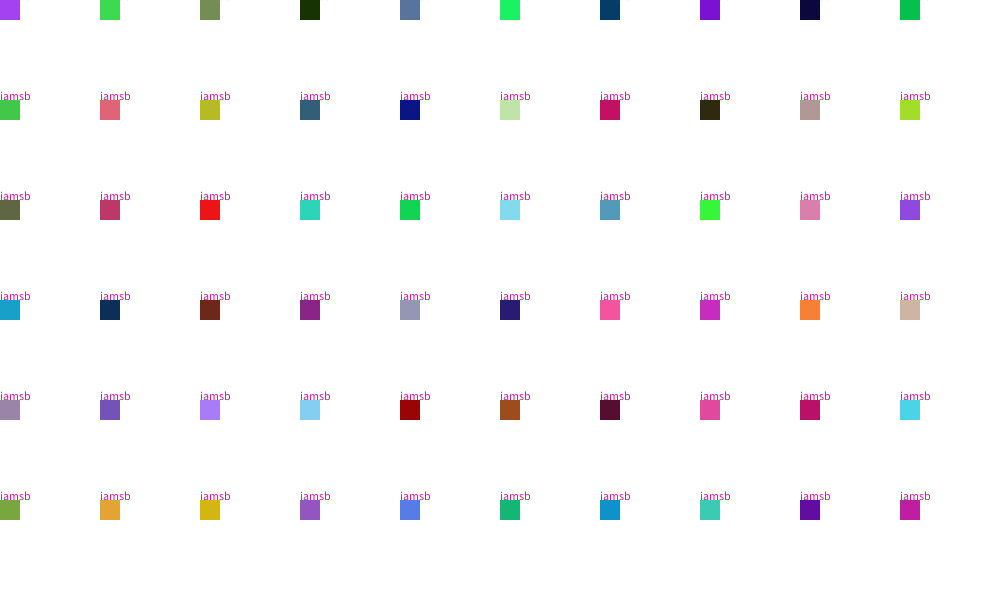
Frame 1 (no input)
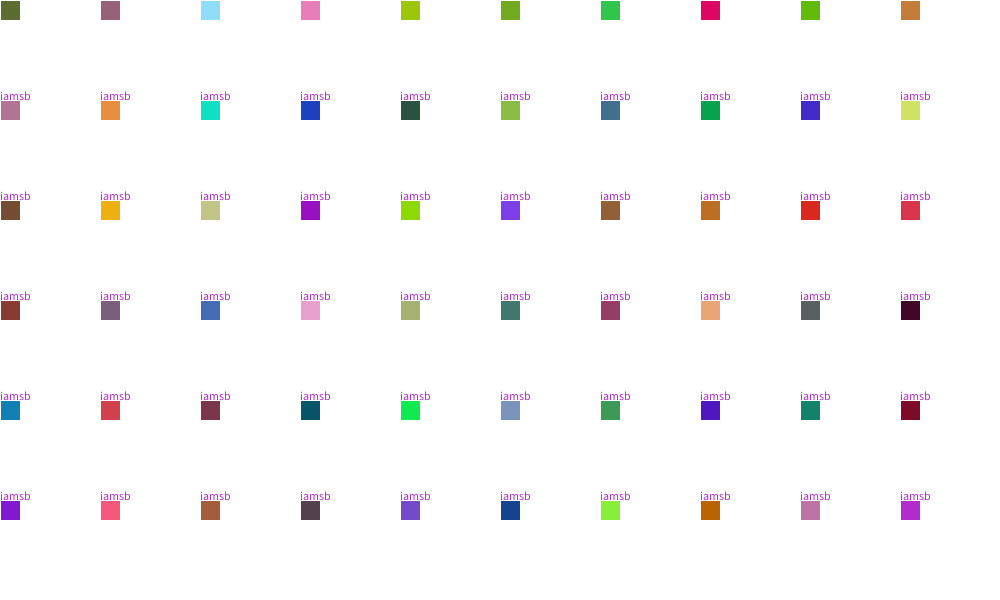
Frame 60 (the mouse pressed at the canvas centre just before this capture)
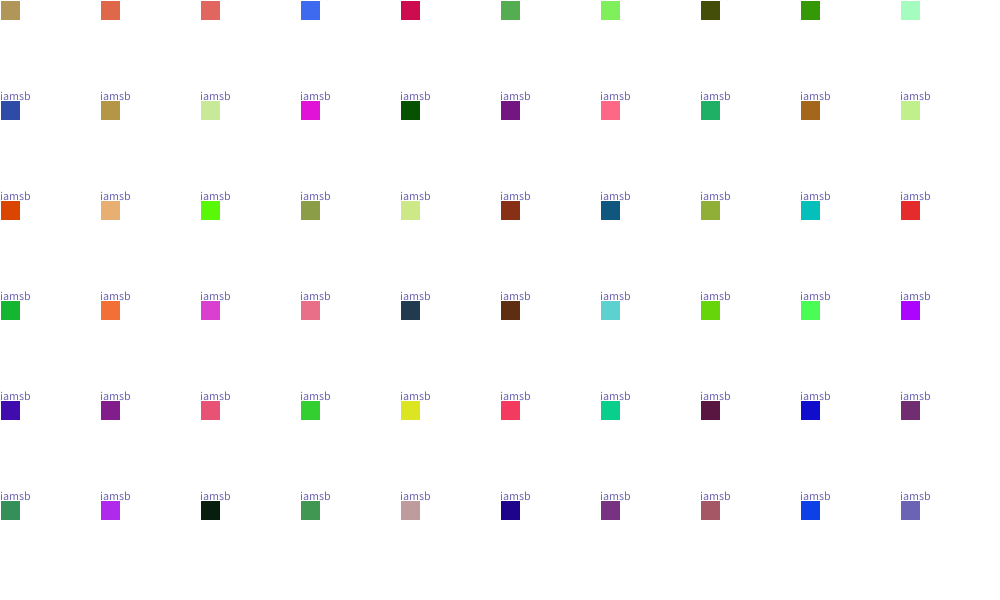
Frame 120 (the mouse held since frame 60 and released just before this capture)

The Processing sketch that drew these frames (run headless with seeded random() and noise(); from frame 60 on, the mouse is pressed at the canvas centre):

// Processing sketch: processing_138260
// ── processing_138260.pde

int counter;
void setup(){
  size(1000,600);
  noStroke();
}

void draw(){
  background(255);
  frameRate(4);
 for(int j =0; j<height; j=j+100){
  for(int i=0;i<width;i=i+100){
    fill(random(0,255),random(0,255),random(0,255));
    rect(i,j,20,20);
  }
 }
 stroke(255);
 for(int j=0; j<height; j=j+100){
   for(int i=0; i<width;i=i+100){
     text("iamsb",i,j);
   }
 }
 if(mousePressed){
   save("myProject.jpg");
 }
}
 
void mousePressed() {
   background(255);
   frameRate(1);
   fill(random(0,255),random(0,255),random(0,255));
   ellipse(500,300,200,200);
   text("yesyouare",470,175);
   }
   
